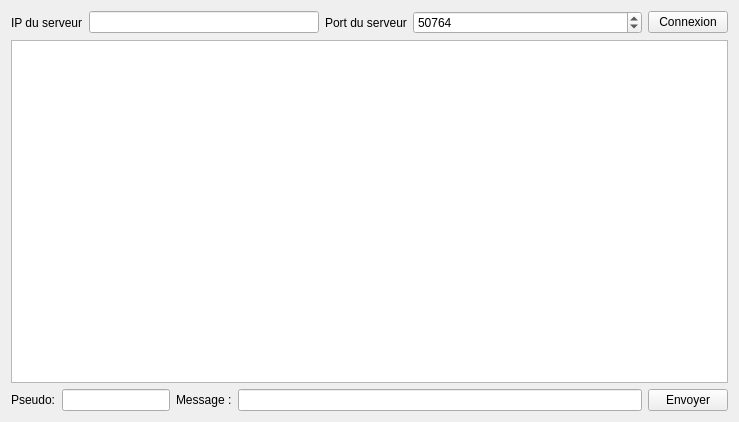
<?xml version="1.0" encoding="UTF-8"?>
<ui version="4.0">
 <class>FenClient</class>
 <widget class="QWidget" name="FenClient">
  <property name="geometry">
   <rect>
    <x>0</x>
    <y>0</y>
    <width>739</width>
    <height>422</height>
   </rect>
  </property>
  <property name="windowTitle">
   <string>ZeroChat - Client</string>
  </property>
  <property name="windowIcon">
   <iconset>
    <normaloff>logo.png</normaloff>logo.png</iconset>
  </property>
  <layout class="QVBoxLayout" name="verticalLayout">
   <item>
    <layout class="QHBoxLayout" name="horizontalLayout">
     <item>
      <widget class="QLabel" name="label_2">
       <property name="text">
        <string>IP du serveur</string>
       </property>
      </widget>
     </item>
     <item>
      <widget class="QLineEdit" name="serveurIP">
       <property name="text">
        <string/>
       </property>
      </widget>
     </item>
     <item>
      <widget class="QLabel" name="label">
       <property name="text">
        <string>Port du serveur</string>
       </property>
      </widget>
     </item>
     <item>
      <widget class="QSpinBox" name="serveurPort">
       <property name="sizePolicy">
        <sizepolicy hsizetype="MinimumExpanding" vsizetype="Fixed">
         <horstretch>0</horstretch>
         <verstretch>0</verstretch>
        </sizepolicy>
       </property>
       <property name="prefix">
        <string/>
       </property>
       <property name="maximum">
        <number>65000</number>
       </property>
       <property name="value">
        <number>50764</number>
       </property>
      </widget>
     </item>
     <item>
      <widget class="QPushButton" name="boutonConnexion">
       <property name="text">
        <string>Connexion</string>
       </property>
      </widget>
     </item>
    </layout>
   </item>
   <item>
    <widget class="QTextEdit" name="listeMessages"/>
   </item>
   <item>
    <layout class="QHBoxLayout" name="horizontalLayout_2">
     <item>
      <widget class="QLabel" name="label_7">
       <property name="text">
        <string>Pseudo:</string>
       </property>
      </widget>
     </item>
     <item>
      <widget class="QLineEdit" name="pseudo">
       <property name="sizePolicy">
        <sizepolicy hsizetype="Minimum" vsizetype="Fixed">
         <horstretch>0</horstretch>
         <verstretch>0</verstretch>
        </sizepolicy>
       </property>
      </widget>
     </item>
     <item>
      <widget class="QLabel" name="label_8">
       <property name="text">
        <string>Message :</string>
       </property>
      </widget>
     </item>
     <item>
      <widget class="QLineEdit" name="message">
       <property name="minimumSize">
        <size>
         <width>178</width>
         <height>0</height>
        </size>
       </property>
       <property name="text">
        <string/>
       </property>
      </widget>
     </item>
     <item>
      <widget class="QPushButton" name="boutonEnvoyer">
       <property name="text">
        <string>Envoyer</string>
       </property>
      </widget>
     </item>
    </layout>
   </item>
  </layout>
 </widget>
 <resources/>
 <connections/>
</ui>
